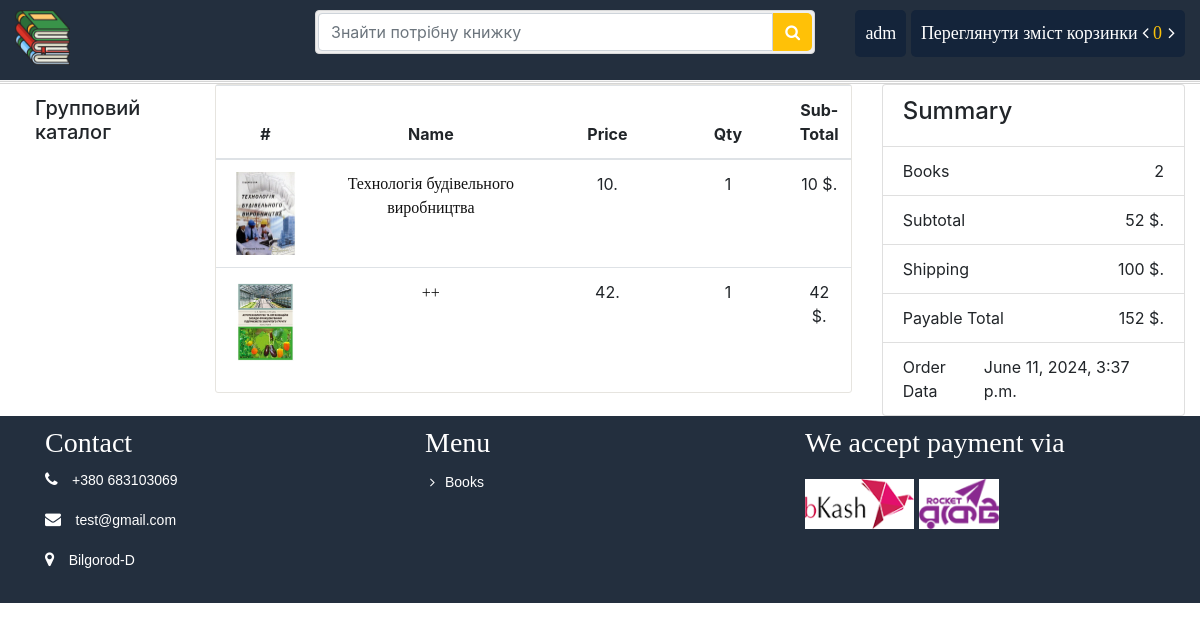
The page /order/10 (signed in) on the database its author committed.
### order/models.py (models this page shows, shortened)
class OrderItem(models.Model):
    order = models.ForeignKey(Order, on_delete=models.CASCADE)
    book = models.ForeignKey(Book, on_delete=models.CASCADE)
    price = models.DecimalField(max_digits=10, decimal_places=2)
    quantity = models.PositiveIntegerField(default=1)

class Order(models.Model):
	customer = models.ForeignKey(User, on_delete = models.CASCADE)
	name = models.CharField(max_length=30)
	email = models.EmailField()
	phone = models.CharField(max_length=16)
	address = models.CharField(max_length=150)
	division = models.CharField(max_length=20)
	district = models.CharField(max_length=30)
	zip_code = models.CharField(max_length=30)
	payment_method = models.CharField(max_length = 20)
	account_no = models.CharField(max_length = 20)
	transaction_id = models.IntegerField()
	payable = models.IntegerField()
	totalbook = models.IntegerField()
	created = models.DateTimeField(auto_now_add=True)
	updated = models.DateTimeField(auto_now=True)
	paid = models.BooleanField(default=False)
	class Meta:
		ordering = ('-created', )

### store/models.py (models this page shows, shortened)
class Book(models.Model):
    writer = models.ForeignKey(Writer, on_delete=models.CASCADE, default=None)
    category = models.ForeignKey(Category, on_delete=models.CASCADE)
    course = models.ForeignKey(Course, on_delete=models.SET_NULL, null=True, blank=True)
    name = models.CharField(max_length=100)
    slug = models.SlugField(max_length=100, db_index=True)
    price = models.IntegerField()
    stock = models.IntegerField()
    coverpage = models.FileField(upload_to="coverpage/")
    bookpage = models.FileField(upload_to="bookpage/")
    created = models.DateTimeField(auto_now_add=True)
    updated = models.DateTimeField(auto_now=True)
    totalreview = models.IntegerField(default=1)
    totalrating = models.IntegerField(default=5)
    status = models.IntegerField(default=0)
    description = models.TextField( blank=True, null=True)

### order/views.py (the view)
# urls.py: path('<int:id>', views.order_details, name="order_details"),
def order_details(request, id):
	order_summary = get_object_or_404(Order, id=id)
	if order_summary.customer_id != request.user.id:
		return redirect('store:index')
	orderedItem = OrderItem.objects.filter(order_id=id)
	context = {
		"o_summary": order_summary,
		"o_item": orderedItem
	}
	return render(request, 'order/details.html', context)

### cart/cart.py (called while the page is built)
    def __len__(self):
        return sum(item['quantity'] for item in self.cart.values())

### store/context_processors.py (called while the page is built)
def sidebar(request):
	categories = Category.objects.all()
	context = {
		"cat":categories
	}
	return context

def cart(request):
	cart = Cart(request)
	context = {
		"cart": cart
	}
	return context

### store/templatetags/customfunction.py (called while the page is built)
@register.filter(name='subtotal')
def subtotal(value, args):
	return value*args

### order/templates/order/details.html
{% extends 'store/base.html' %}
{% load static %}
{% load customfunction %}
{% block container %}
			<div class="row">
				<div class="col-sm-8">
					<div class="cart_info">
					    <table class="table table-hover">
					        <thead class="text-center">
					            <tr>
					                <th scope="col">#</th>
					                <th scope="col" style="width: 250px">Name</th>
					                <th scope="col">Price</th>
					                <th scope="col" >Qty</th>
					                <th scope="col"> Sub-Total</th>
					            </tr>
					        </thead>
					        <tbody class="text-center">
					        	{% for item in o_item %}
					            <tr>
					                <td class="cart_coverpage"><a href=""><img src="{{ item.book.coverpage.url}}"></a></td>
					                <td><a href="{% url 'store:book' id=item.book.id %}">{{ item.book.name }}</a></td>
					                <td class="cart_quantity">{{ item.book.price }}.</td>
					                <td class="cart_quantity">{{ item.quantity }}</td>
					                <td>{{ item.book.price|subtotal:item.quantity }} $.</td>
					            </tr>
					            {% endfor %}
					        </tbody>
					    </table>
					</div>
				</div>
				<div class="col-sm-4">
					<ul class="list-group">
						<li class="list-group-item d-flex justify-content-between align-items-center"><h4>Summary</h4></li>
						<li class="list-group-item d-flex justify-content-between align-items-center">Books<span>{{ o_summary.totalbook }}</span></li>
						<li class="list-group-item d-flex justify-content-between align-items-center">Subtotal<span>{{ o_summary.payable }} $.</span></li>
						<li class="list-group-item d-flex justify-content-between align-items-center">Shipping<span>{{ 100 }} $.</span></li>
						<li class="list-group-item d-flex justify-content-between align-items-center">Payable Total<span>{{ o_summary.payable|add:100 }} $.</span></li>
						<li class="list-group-item d-flex justify-content-between align-items-center">Order Data<span>{{ o_summary.created }}</span></li>
					</ul>
				</div>
			</div>
		{% endblock %}

### store/templates/store/bin/header.html (shortened to what this page needs)
{% load static %}
<div class="header-top">
	<div class="container-fluid">
		<div class="row">
			<div class="col-sm-3">
				<div class="pull-left">
					<a href="{% url 'store:index' %}"><img style="height: 55px" src="{% static 'images/logo/logo1.png' %}" alt="" /></a>
				</div>
			</div>
			<div class="col-sm-5">
				<form action="{% url 'search:search' %}" method="GET">
					<div class="input-group search_box">
						<input type="text" class="form-control" placeholder="Знайти потрібну книжку" name="q" value="{{search}}">
						<button class="btn btn-primary" type="submit"><i class="fa fa-search"></i></button>
					</div>
				</form>
			</div>
			<div class="col-sm-4">
				<div class="pull-right">
					<ul class="navbar-nav">
						{% if request.user.is_authenticated %}
					    <li class="dropdown profile"><a href="#">{{ request.user.username }}</a>
					    </li>
					    <li class="cart">
					    	<a href="{% url 'cart:cart_details' %}">Переглянути зміст корзинки <i class="fa fa-angle-left"></i>
					    		<span class="totalcart" id="gettotalcart"> {{ cart|length }} </span>
					    		<i class="fa fa-angle-right"></i>
					    	</a>
					    </li>
					    {% endif %}
					</ul>
				</div>
			</div>
		</div>
	</div>
</div>

### store/static/css/style.css (style rules this page uses)
.header-top { border-bottom: 1px solid #f5f5f5; padding-top: 10px; padding-bottom: 15px; background: none repeat scroll 0 0 #232f3e; }
.search_box { padding: 2px; background-color: #efefef; border: 1px solid #d9d9d9; border-radius: 4px; position:absolute; width:100%; }
.search_box .btn.btn-primary { background:#ffc107 !important; border-color: #ffc107; border: 0 none; border-radius: 0; margin-top: 0; border-radius: 0 5px 5px 0 ; }
.navbar-nav { display: block; }
.navbar-nav li { display: inline-block; }
.navbar-nav li a { color: #fff; font-size: 18px; text-decoration: none; }
.cart, .profile { background: #14243a; padding: 10px; border-radius: 5px; }
.totalcart { color: #fac10a; margin-right:2px; }
.titleheader > h3, a { font-family: "Times New Roman", Times, serif; display: inline-block; }
ul li { list-style: none; }
td a { color: #111!important; }
.cart_info { border: 1px solid #E6E4DF; border-radius: 3px; margin-bottom: 20px; }
.cart_coverpage a img { max-width:75px; }
.cart_quantity { width: 130px; }

### rows shown on the page
OrderItem: book.coverpage (picture), book.name "Технологiя будiвельного виробництва", book.price "10", quantity "1", book.price|subtotal "10"
OrderItem: book.coverpage (picture), book.name "++", book.price "42", quantity "1", book.price|subtotal "42"
Order: totalbook "2", payable "52", payable|add "152", created "June 11, 2024, 3:37 p.m."

### other values the page prints
{{ request.user.username }} "adm"
{{ cart|length }} "0"
{{ 100 }} "100"
